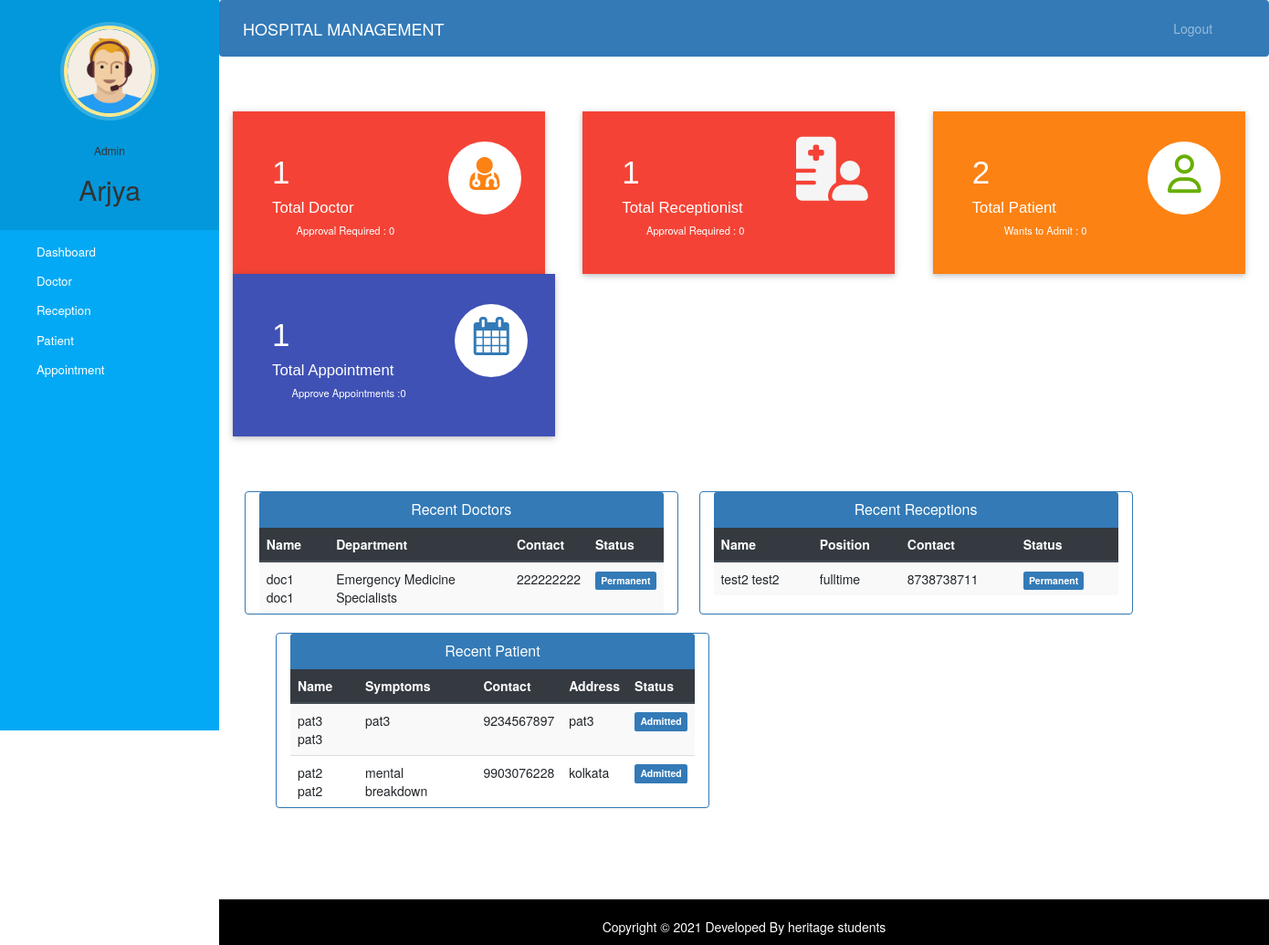
Page /admin-dashboard (signed in) on the committed database.
### hospital/models.py (models this page shows, shortened)
class Doctor(models.Model):
    user=models.OneToOneField(User,on_delete=models.CASCADE)
    profile_pic= models.ImageField(upload_to='profile_pic/DoctorProfilePic/',null=True,blank=True)
    address = models.CharField(max_length=40)
    mobile = models.CharField(max_length=20,null=True)
    department= models.CharField(max_length=50,choices=departments,default='Cardiologist')
    status=models.BooleanField(default=False)
    @property
    def get_name(self):
        return self.user.first_name+" "+self.user.last_name

class Reception(models.Model):
    user=models.OneToOneField(User,on_delete=models.CASCADE)
    profile_pic=models.ImageField(upload_to='profile_pic/ReceptionProfilePic/',null=True,blank=True)
    address=models.CharField(max_length=40)
    mobile=models.CharField(max_length=20,null=True)
    position= models.CharField(max_length=50,choices=positions,default='fulltime')
    status=models.BooleanField(default=False)
    @property
    def get_name(self):
        return self.user.first_name+" "+self.user.last_name

class Patient(models.Model):
    user=models.OneToOneField(User,on_delete=models.CASCADE)
    profile_pic= models.ImageField(upload_to='profile_pic/PatientProfilePic/',null=True,blank=True)
    address = models.CharField(max_length=40)
    mobile = models.CharField(max_length=20,null=False)
    symptoms = models.CharField(max_length=100,null=False)
    assignedDoctorId = models.PositiveIntegerField(null=True)
    admitDate=models.DateField(auto_now=True)
    status=models.BooleanField(default=False)
    @property
    def get_name(self):
        return self.user.first_name+" "+self.user.last_name

### hospital/views.py (the view)
# urls.py: path('admin-dashboard', views.admin_dashboard_view,name='admin-dashboard'),
@login_required(login_url='adminlogin')
@user_passes_test(is_admin)
def admin_dashboard_view(request):
    doctors=models.Doctor.objects.all().order_by('-id')
    receptions=models.Reception.objects.all().order_by('-id')
    patients=models.Patient.objects.all().order_by('-id')
    doctorcount=models.Doctor.objects.all().filter(status=True).count()
    pendingdoctorcount=models.Doctor.objects.all().filter(status=False).count()
    receptioncount=models.Reception.objects.all().filter(status=True).count()
    pendingreceptioncount=models.Reception.objects.all().filter(status=False).count()
    patientcount=models.Patient.objects.all().filter(status=True).count()
    pendingpatientcount=models.Patient.objects.all().filter(status=False).count()
    appointmentcount=models.Appointment.objects.all().filter(status=True).count()
    pendingappointmentcount=models.Appointment.objects.all().filter(status=False).count()
    mydict={
    'doctors':doctors,
    'receptions':receptions,
    'patients':patients,
    'doctorcount':doctorcount,
    'pendingdoctorcount':pendingdoctorcount,
    'receptioncount':receptioncount,
    'pendingreceptioncount':pendingreceptioncount,
    'patientcount':patientcount,
    'pendingpatientcount':pendingpatientcount,
    'appointmentcount':appointmentcount,
    'pendingappointmentcount':pendingappointmentcount,
    }
    return render(request,'hospital/admin_dashboard.html',context=mydict)

### hospital/views.py (called while the page is built)
def is_admin(user):
    return user.groups.filter(name='ADMIN').exists()

### templates/hospital/admin_dashboard.html
{% extends 'hospital/admin_base.html' %}
{% load static %}
{% block content %}
{%include 'hospital/admin_dashboard_cards.html'%}
<br><br><br>
<div class="container">
  <div class="row">
    <div class="panel panel-primary col-md-5" style="margin-left:2%;">
      <div class="panel-heading" style="text-align:center;">
        <h6 class="panel-title">Recent Doctors</h6>
      </div>
      <table class="table table-hover table-striped" id="dev-table">
        <thead class="thead-dark">
          <tr>
            <th>Name</th>
            <th>Department</th>
            <th>Contact</th>
            <th>Status</th>
          </tr>
        </thead>
        {% for d in doctors %}
        <tr>
          <td> {{d.get_name}}</td>
          <td>{{d.department}}</td>
          <td>{{d.mobile}}</td>
          {%if d.status%}
          <td> <span class="label label-primary">Permanent</span></td>
          {% else %}
          <td> <span class="label label-success">On Hold</span></td>
          {% endif %}
        </tr>
        {% endfor %}
      </table>
    </div>
    <div class="panel panel-primary col-md-5" style="margin-left:2%;">
      <div class="panel-heading" style="text-align:center;">
        <h6 class="panel-title">Recent Receptions</h6>
      </div>
      <table class="table table-hover table-striped" id="dev-table">
        <thead class="thead-dark">
          <tr>
            <th>Name</th>
            <th>Position</th>
            <th>Contact</th>
            <th>Status</th>
          </tr>
        </thead>
        {% for r in receptions %}
        <tr>
          <td> {{r.get_name}}</td>
          <td>{{r.position}}</td>
          <td>{{r.mobile}}</td>
          {%if r.status%}
          <td> <span class="label label-primary">Permanent</span></td>
          {% else %}
          <td> <span class="label label-success">On Hold</span></td>
          {% endif %}
        </tr>
        {% endfor %}
      </table>
    </div>
    <div class="panel panel-primary col-md-5" style="margin-left:5%;">
      <div class="panel-heading" style="text-align:center;">
        <h6 class="panel-title">Recent Patient</h6>
      </div>
      <table class="table table-hover table-striped" id="dev-table">
        <thead class="thead-dark">
          <tr>
            <th>Name</th>
            <th>Symptoms</th>
            <th>Contact</th>
            <th>Address</th>
            <th>Status</th>
          </tr>
        </thead>
        {% for p in patients %}
        <tr>
          <td> {{p.get_name}}</td>
          <td>{{p.symptoms}}</td>
          <td>{{p.mobile}}</td>
          <td>{{p.address}}</td>
          {%if p.status%}
          <td> <span class="label label-primary">Admitted</span></td>
          {% else %}
          <td> <span class="label label-success">On Hold</span></td>
          {% endif %}
        </tr>
        {% endfor %}
      </table>
    </div>
  </div>
</div>
{% endblock content %}

### templates/hospital/admin_base.html (shortened to what this page needs)
<!DOCTYPE html>
{% load static %}
<html lang="en">
<head>
  <link rel="stylesheet" href="https://stackpath.bootstrapcdn.com/bootstrap/4.3.1/css/bootstrap.min.css">
  <link rel="stylesheet" href="https://maxcdn.bootstrapcdn.com/font-awesome/4.7.0/css/font-awesome.min.css">
  <link rel="stylesheet" href="{% static '/style.css' %}">
</head>
<body>
  <nav class="menu" tabindex="0">
    <header class="avatar">
      <img src="{% static "images/adminpropic.png" %}" />
      <br><br>
      <h6>Admin</h6>
      <h2>{{request.user.first_name}}</h2>
    </header>
    <ul>
      <li tabindex="0" class="icon-dashboard"> <a style="color:white; text-decoration:none;" href="/admin-dashboard"><span>Dashboard</span></a> </li>
      <li tabindex="0" class="icon-customers"> <a style="color:white; text-decoration:none;" href="/admin-doctor"><span>Doctor</span></a></li>
      <li tabindex="0" class="icon-calender"> <a style="color:white;text-decoration: none;" href="/admin-reception"><span>Reception</span></a></li>
      <li tabindex="0" class="icon-users"> <a style="color:white; text-decoration:none;" href="/admin-patient"><span>Patient</span></a></li>
      <li tabindex="0" class="icon-calendar"> <a style="color:white; text-decoration:none;" href="/admin-appointment"><span>Appointment</span></a></li>
    </ul>
  </nav>
  <main>
    <div class="bs-example">
      <nav class="navbar navbar-expand-md  navbar-dark fixed-top" style="background:#337AB7;">
        <a href="/admin-dashboard" class="navbar-brand">HOSPITAL MANAGEMENT</a>
        <div class="collapse navbar-collapse justify-content-between" id="navbarCollapse">
          <div class="navbar-nav" style=" margin-left: 90%;">
            <a href="/logout" class="nav-item nav-link">Logout</a>
          </div>
        </div>
      </nav>
    </div>
    <br><br>
    {% block content %}
    {% endblock content %}
    <br><br><br><br>
    <footer>
      <br>
      <div class="container">
        <div class="row">
          <div class="col-md-12 col-sm-12">
            <div style="color:#ffffff;" class="wow fadeInUp footer-copyright">
              <p>
                Copyright &copy; 2021 Developed By heritage students </p>
            </div>
          </div>
        </div>
      </div>
    </footer>
  </main>
</body>
</html>

### static/style.css (style rules this page uses)
body { padding-left: 240px; }
main { position: relative; height: 100vh; }
.menu { background: #5bc995; height: 100vh; width: 240px; position: fixed; top: 0px; left: 0; z-index: 5; outline: none; }
.menu .avatar { background: rgba(0, 0, 0, 0.1); padding: 2em 0.5em; text-align: center; }
.menu .avatar img { width: 100px; border-radius: 50%; overflow: hidden; border: 4px solid #ffea92; box-shadow: 0 0 0 4px rgba(255, 255, 255, 0.2); }
.menu .avatar h2 { font-weight: normal; margin-bottom: 0; }
.menu ul { list-style: none; padding: 0.5em 0; margin: 0; }
.menu ul li { padding: 0.5em 1em 0.5em 3em; font-size: 0.95em; font-weight: regular; background-repeat: no-repeat; background-position: left 15px center; background-size: auto 20px; transition: all 0.15s linear; cursor: pointer; }
.menu ul li.icon-dashboard { background-image: url("http://www.entypo.com/images//gauge.svg"); }
.menu ul li.icon-customers { background-image: url("http://www.entypo.com/images//briefcase.svg"); }
.menu ul li.icon-users { background-image: url("http://www.entypo.com/images//users.svg"); }
.menu ul li.icon-calendar { background-image: url("http://www.entypo.com/images//calendar.svg"); }

### templates/hospital/admin_base.html (style rules this page uses)
a:link { text-decoration: none; }
a { color: white; }
footer { padding: 0px 0px 0px 0px; background-color: black; margin: 0px; }
p { text-align: center; }
body { padding-left: 240px; }
main { position: relative; height: 100vh; }
.menu { background: #03a9f4; height: 100vh; width: 240px; position: fixed; top: 0px; left: 0; z-index: 5; outline: none; }
.menu .avatar { background: rgba(0, 0, 0, 0.1); padding: 2em 0.5em; text-align: center; }
.menu .avatar img { width: 100px; border-radius: 50%; overflow: hidden; border: 4px solid #ffea92; box-shadow: 0 0 0 4px rgba(255, 255, 255, 0.2); }
.menu .avatar h2 { font-weight: normal; margin-bottom: 0; }
.menu ul { list-style: none; padding: 0.5em 0; margin: 0; }
.menu ul li { padding: 0.5em 1em 0.5em 3em; font-size: 0.95em; font-weight: regular; background-repeat: no-repeat; background-position: left 15px center; background-size: auto 20px; transition: all 0.15s linear; cursor: pointer; }
.menu ul li.icon-dashboard { background-image: url("http://www.entypo.com/images//gauge.svg"); }
.menu ul li.icon-customers { background-image: url("http://www.entypo.com/images//briefcase.svg"); }
.menu ul li.icon-users { background-image: url("http://www.entypo.com/images//users.svg"); }
.menu ul li.icon-calendar { background-image: url("http://www.entypo.com/images//calendar.svg"); }

### rows in the picture
Doctor: get_name "doc1 doc1", department "Emergency Medicine Specialists", mobile "222222222", status "Permanent"
Reception: get_name "test2 test2", position "fulltime", mobile "8738738711", status "Permanent"
Patient: get_name "pat3 pat3", symptoms "pat3", mobile "9234567897", address "pat3", status "Admitted"
Patient: get_name "pat2 pat2", symptoms "mental breakdown", mobile "9903076228", address "kolkata", status "Admitted"

### other values in the picture
{{ request.user.first_name }} "Arjya"
{{ doctorcount }} "1"
{{ pendingdoctorcount }} "0"
{{ receptioncount }} "1"
{{ pendingreceptioncount }} "0"
{{ patientcount }} "2"
{{ pendingpatientcount }} "0"
{{ appointmentcount }} "1"
{{ pendingappointmentcount }} "0"
